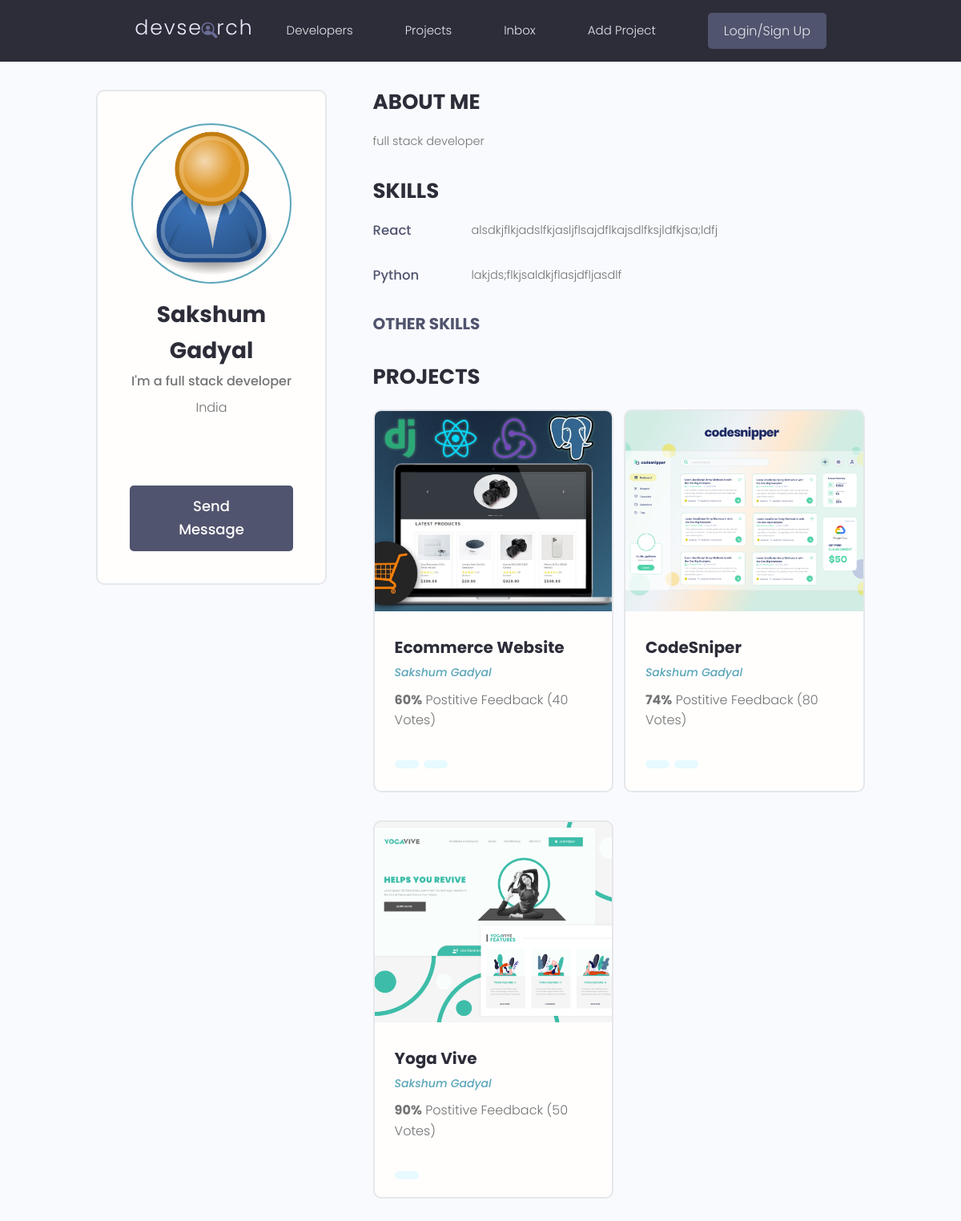
Screenshot of /profile/91de5f1c-fd69-4b2f-b00d-830ca351947f/ with the database file from the repository.
### users/models.py (models this page shows, shortened)
class Profile(models.Model):
    user = models.OneToOneField(User, on_delete=models.CASCADE, null=True,blank=True)
    name = models.CharField(max_length=200, blank=True, null=True)
    email = models.EmailField(max_length=500, blank=True, null=True)
    username = models.CharField(max_length=200, blank=True, null=True)
    location = models.CharField(max_length=200, blank=True, null=True)
    short_intro = models.CharField(max_length=200, blank=True, null=True)
    bio = models.TextField(blank=True, null=True)
    profile_image = models.ImageField(null=True, blank=True,
        upload_to='profiles/',default="profiles/user-default.png")
    social_github = models.CharField(max_length=200, blank=True, null=True)
    social_twitter = models.CharField(max_length=200, blank=True, null=True)
    social_linkedin = models.CharField(max_length=200, blank=True, null=True)
    social_youtube = models.CharField(max_length=200, blank=True, null=True)
    social_website = models.CharField(max_length=200, blank=True, null=True)
    created = models.DateTimeField(auto_now_add=True)
    id = models.UUIDField(default=uuid.uuid4, unique=True,
                            primary_key=True, editable=False)

class Skill(models.Model):
    owner = models.ForeignKey(
        Profile, on_delete=models.CASCADE, null=True, blank=True,)
    name = models.CharField(max_length=200, blank=True, null=True)
    description = models.TextField(null=True, blank=True)
    created = models.DateTimeField(auto_now_add=True)
    id = models.UUIDField(default=uuid.uuid4, unique=True,
                    primary_key=True, editable=False)

### projects/models.py (models this page shows, shortened)
class Project(models.Model):
    owner = models.ForeignKey(Profile, null=True,
        blank=True, on_delete=models.SET_NULL)
    title = models.CharField(max_length=200)
    description = models.TextField(null=True, blank=True)
    featured_image = models.ImageField(null=True, blank=True,
        default="default.jpg")
    demo_link = models.CharField(max_length=2000, null=True, blank=True)
    source_link = models.CharField(max_length=2000, null=True, blank=True)
    tags = models.ManyToManyField('Tag', blank=True)
    vote_total = models.IntegerField(default=0, null=True, blank=True)
    vote_ratio = models.IntegerField(default=0, null=True, blank=True)
    created = models.DateTimeField(auto_now_add=True)
    id = models.UUIDField(default=uuid.uuid4, unique=True,
                            primary_key=True,editable=False)

class Tag(models.Model):
    name = models.CharField(max_length=200)
    created = models.DateTimeField(auto_now_add=True)
    id = models.UUIDField(default=uuid.uuid4, unique=True,
                            primary_key=True,editable=False)

### users/views.py (the view)
# urls.py: path('profile/<str:pk>/', userProfile, name="user-profile"),
def userProfile(request, pk):
    profile = Profile.objects.get(id=pk)
    topSkills = profile.skill_set.exclude(description__exact="")
    otherSkills = profile.skill_set.filter(description="")
    context = {'profile':profile,
        'topSkills':topSkills, 'otherSkills':otherSkills}
    return render(request, 'users/user-profile.html', context)

### users/templates/users/user-profile.html (shortened to what this page needs)
{% extends 'main.html' %}
{% block content %}
 <main class="profile my-md">
    <div class="container">
      <div class="layout">
        <div class="column column--1of3">
          <div class="card text-center">
            <div class="card__body dev">
              <img class="avatar avatar--xl" src="{{profile.profile_image.url}}" />
              <h2 class="dev__name">{{profile.name}}</h2>
              <p class="dev__title">{{profile.short_intro}}</p>
              <p class="dev__location">{{profile.location}}</p>
              <ul class="dev__social">
              </ul>
              <a href="#" class="btn btn--sub btn--lg">Send Message </a>
            </div>
          </div>
        </div>
        <div class="column column--2of3">
          <div class="devInfo">
            <h3 class="devInfo__title">About Me</h3>
            <p class="devInfo__about">
             {{profile.bio}}
            </p>
          </div>
          <div class="devInfo">
            <h3 class="devInfo__title">Skills</h3>
            <div class="devInfo__skills">
            {% for skill in topSkills %}
            <div class="devSkill">
                <h4 class="devSkill__title">{{skill.name}}</h4>
                <p class="devSkill__info">
                  {{skill.description}}
                </p>
              </div>
             {% endfor %}
              <h3 class="devInfo__subtitle">Other Skills</h3>
            </div>
          </div>
          <div class="devInfo">
            <h3 class="devInfo__title">Projects</h3>
            <div class="grid grid--two">
                {% for project in profile.project_set.all%}
              <div class="column">
                <div class="card project">
                  <a href="{% url 'project' project.id %}" class="project">
                    <img class="project__thumbnail" src="{{project.featured_image.url}}" alt="project thumbnail" />
                    <div class="card__body">
                      <h3 class="project__title">{{project.title}}</h3>
                      <p><a class="project__author" href="{% url 'user-profile' project.owner.id %}">{{project.owner.name}}</a></p>
                      <p class="project--rating">
                        <span style="font-weight: bold;">{{project.vote_ratio}}%</span> Postitive
                        Feedback ({{project.vote_total}} Votes)
                      </p>
                      <div class="project__tags">
                        {% for tag in project.tags.all %}
                        <span class="tag tag--pill tag--main">
                        </span>
                        {% endfor %}
                      </div>
                    </div>
                  </a>
                </div>
              </div>
                {% endfor %}
            </div>
          </div>
        </div>
      </div>
    </div>
  </main>
{% endblock content %}

### static/styles/app.css (style rules this page uses)
:root { --color-sub: #2d2d39; }
.btn--sub { background-color: var(--color-sub-light); }
.card { border: 2px solid var(--color-light); }
img { width: 100%; }
.profile .card > .dev { padding: 4rem; }
.dev__name { color: var(--color-sub); font-size: 2.8rem; font-weight: 700; margin-top: 1rem; margin-bottom: 0.5rem; }
.dev__title { font-size: 1.6rem; font-weight: 500; line-height: 1.3; }
.dev__location { margin-top: 1rem; }
.dev__social { margin: 3rem 0; list-style: none; display: flex; justify-content: center; gap: 1.5rem; }
.devInfo { margin-bottom: 3rem; }
.devInfo__title, .devInfo__subtitle { font-size: 2.6rem; color: var(--color-sub); text-transform: uppercase; font-weight: 700; margin-bottom: 1.5rem; }
.devInfo__subtitle { font-size: 2rem; color: var(--color-sub-light); }
.devInfo__about, .devSkill__info { font-size: 1.45rem; line-height: 1.7; text-align: justify; }
.devSkill { margin-bottom: 3rem; }
.devSkill__title { font-size: 1.65rem; font-weight: 500; color: var(--color-sub-light); }
@media screen and (min-width: 700px) { .devSkill { display: flex; justify-content: space-between; gap: 3rem; } }
@media screen and (min-width: 700px) { .devSkill__info { flex-basis: 80%; } }
.project__author { font-size: 1.4rem; font-style: italic; }
.project--rating { margin-bottom: 1.6em; margin-top: .5em; }
.project__thumbnail { height: 25rem; object-fit: cover; object-position: top center; }
.project__title { font-size: 2rem; font-weight: 700; color: var(--color-sub); }

### static/uikit/styles/modules/_variables.css (style rules this page uses)
:root { --color-main: #5aa5b9; --color-main-light: #e6faff; --color-sub: #3f4156; --color-sub-light: #51546e; --color-sub-lighter: #ededfd; --color-text: #737373; --color-gray: #8b8b8b; --color-light: #e5e7eb; --color-light-gray: #767676; --color-bg: #f8fafd; --color-white: #fffefd; --color-white-light: #f3f3f3; --color-success: #359e64; --color-success-bg: #def8e8; --color-error: #fc4b0b; --color-error-bg: #fff2ee; --font-base: 'Poppins', arial, helvetica, 'Segoe UI', roboto, ubuntu, sans-serif; --font-monospace: 'Fira Code', 'Courier New', courier, monospace; --font-regular: 300; --font-medium: 500; --font-bold: 700; --generic-shadow: 1px 1px 5px #00000010; --generic-transition: all 0.3s ease-in-out; }

### static/uikit/styles/modules/_base.css (style rules this page uses)
* { margin: 0; padding: 0; box-sizing: border-box; text-rendering: optimizeLegibility; color: inherit; font-size: inherit; }
html { font-size: 50%; }
@media only screen and (min-width: 480px) { html { font-size: 56.25%; } }
@media only screen and (min-width: 1200px) { html { font-size: 62.5%; } }
body { line-height: 1.6; font-weight: 400; font-size: 1.5rem; color: var(--color-text); background-color: var(--color-bg); min-height: 100vh; }

### static/uikit/styles/modules/_typography.css (style rules this page uses)
* { font-family: var(--font-base); }
h2 { font-size: 3.6rem; font-weight: var(--font-bold); }
h3 { font-size: 3.2rem; font-weight: var(--font-medium); }
h4 { font-size: 2.8rem; font-weight: var(--font-medium); }
p, span, strong { font-size: 1.6rem; color: var(--color-text); font-weight: var(--font-regular); }
a { padding-bottom: 2px; text-decoration: none; display: inline-block; color: var(--color-main); font-weight: var(--font-medium); }

### static/uikit/styles/modules/_utilities.css (style rules this page uses)
.container { width: 92%; max-width: 165rem; margin: 0 auto; box-sizing: border-box; }
@media screen and (min-width: 1000px) { .container { width: 90%; } }
@media screen and (min-width: 1200px) { .container { width: 80%; } }
.text-center { text-align: center; }
.my-md { margin: 3rem auto; }

### static/uikit/styles/modules/_avatar.css (style rules this page uses)
.avatar { border-radius: 50%; border: 2px solid var(--color-main); object-fit: cover; }
.avatar--xl { height: 20rem; width: 20rem; }

### static/uikit/styles/modules/_button.css (style rules this page uses)
.btn { display: inline-block; position: relative; cursor: pointer; background-color: var(--color-light); font-weight: var(--font-medium); color: var(--color-sub); text-decoration: none; padding: 1rem 2rem; border-radius: 0.5rem; border: none; width: -webkit-fit-content; width: -moz-fit-content; width: fit-content; height: -webkit-fit-content; height: -moz-fit-content; height: fit-content; font-size: 1.6rem; outline-width: 0; outline-color: transparent; -webkit-backface-visibility: hidden; backface-visibility: hidden; transition: all 0.3s ease-in-out; }
.btn--sub { background-color: var(--color-sub); color: var(--color-white); }
.btn--lg { font-size: 1.8rem; padding: 1.2rem 4.5rem; }

### static/uikit/styles/modules/_card.css (style rules this page uses)
.card { border-radius: 1rem; background-color: var(--color-white); border: 1.5px solid var(--color-light); width: auto; height: auto; margin-top: 0.5rem; margin-bottom: 0.5rem; overflow: hidden; }
.card__body, .card__header { padding: 2rem 2.5rem; }

### rows the page displays
Profile: profile_image (placeholder picture), name "Sakshum Gadyal", short_intro "I'm a full stack developer", location "India", bio "full stack developer"
Skill: name "React", description "alsdkjflkjadslfkjasljflsajdflkajsdlfksjldfkjsa;ldfj"
Skill: name "Python", description "lakjds;flkjsaldkjflasjdfljasdlf"
Project: featured_image (picture), title "Ecommerce Website", owner.name "Sakshum Gadyal", vote_ratio "60", vote_total "40"
Project: featured_image (picture), title "CodeSniper", owner.name "Sakshum Gadyal", vote_ratio "74", vote_total "80"
Project: featured_image (picture), title "Yoga Vive", owner.name "Sakshum Gadyal", vote_ratio "90", vote_total "50"
